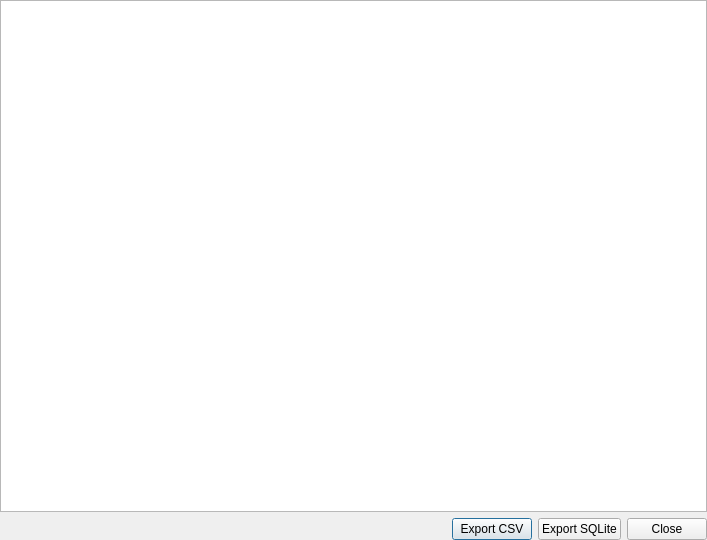
<?xml version="1.0" encoding="UTF-8"?>
<ui version="4.0">
 <class>TableViewDialog</class>
 <widget class="QDialog" name="TableViewDialog">
  <property name="geometry">
   <rect>
    <x>0</x>
    <y>0</y>
    <width>707</width>
    <height>540</height>
   </rect>
  </property>
  <property name="windowTitle">
   <string>OpenALAQS - Results</string>
  </property>
  <layout class="QVBoxLayout" name="verticalLayout_3">
   <property name="leftMargin">
    <number>0</number>
   </property>
   <property name="topMargin">
    <number>0</number>
   </property>
   <property name="rightMargin">
    <number>0</number>
   </property>
   <property name="bottomMargin">
    <number>0</number>
   </property>
   <item>
    <widget class="QTableWidget" name="data_table"/>
   </item>
   <item>
    <layout class="QHBoxLayout" name="horizontalLayout">
     <item>
      <spacer name="horizontalSpacer">
       <property name="orientation">
        <enum>Qt::Horizontal</enum>
       </property>
       <property name="sizeType">
        <enum>QSizePolicy::Expanding</enum>
       </property>
       <property name="sizeHint" stdset="0">
        <size>
         <width>40</width>
         <height>20</height>
        </size>
       </property>
      </spacer>
     </item>
     <item>
      <widget class="QPushButton" name="exportCsvBtn">
       <property name="text">
        <string>Export CSV</string>
       </property>
      </widget>
     </item>
     <item>
      <widget class="QPushButton" name="exportSqliteBtn">
       <property name="text">
        <string>Export SQLite</string>
       </property>
      </widget>
     </item>
     <item>
      <widget class="QDialogButtonBox" name="buttonBox">
       <property name="sizePolicy">
        <sizepolicy hsizetype="Fixed" vsizetype="Minimum">
         <horstretch>0</horstretch>
         <verstretch>0</verstretch>
        </sizepolicy>
       </property>
       <property name="orientation">
        <enum>Qt::Horizontal</enum>
       </property>
       <property name="standardButtons">
        <set>QDialogButtonBox::Close</set>
       </property>
       <property name="centerButtons">
        <bool>false</bool>
       </property>
      </widget>
     </item>
    </layout>
   </item>
  </layout>
 </widget>
 <resources/>
 <connections>
  <connection>
   <sender>buttonBox</sender>
   <signal>rejected()</signal>
   <receiver>TableViewDialog</receiver>
   <slot>reject()</slot>
   <hints>
    <hint type="sourcelabel">
     <x>316</x>
     <y>260</y>
    </hint>
    <hint type="destinationlabel">
     <x>286</x>
     <y>274</y>
    </hint>
   </hints>
  </connection>
  <connection>
   <sender>buttonBox</sender>
   <signal>accepted()</signal>
   <receiver>TableViewDialog</receiver>
   <slot>accept()</slot>
   <hints>
    <hint type="sourcelabel">
     <x>248</x>
     <y>254</y>
    </hint>
    <hint type="destinationlabel">
     <x>157</x>
     <y>274</y>
    </hint>
   </hints>
  </connection>
 </connections>
</ui>
